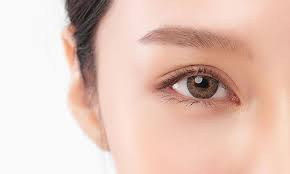
#> input picture yayawin/media/eye.jpg, 290 x 174 px, found by its file name
$ python test2.py
#> lines starting #> are read from the running program, lines starting #| are printed output that depends on the picture; after the words box and inside, x2 and y2 are one past the last pixel; in counts of white or black regions, pixels touching at a corner belong together
import cv2
import numpy as np

def empty(v):
    pass
img = cv2.imread('./eye.jpg')
#> img is the input picture: shape (174, 290, 3); mean B, G, R 187, 198.6, 228.2

hsv = cv2.cvtColor(img, cv2.COLOR_BGR2HSV)
#> hsv: shape (174, 290, 3); mean H, S, V 9.7, 49.1, 228.2


cv2.namedWindow('TrackBar')
cv2.resizeWindow('TrackBar', 640, 320)

cv2.createTrackbar('Hue Min', 'TrackBar', 0, 179, empty)
#> slider 'Hue Min' is set to 35
cv2.createTrackbar('Hue Max', 'TrackBar', 179, 179, empty)
cv2.createTrackbar('Sat Min', 'TrackBar', 0, 255, empty)
#> slider 'Sat Min' is set to 51
cv2.createTrackbar('Sat Max', 'TrackBar', 255, 255, empty)
cv2.createTrackbar('Val Min', 'TrackBar', 0, 255, empty)
#> slider 'Val Min' is set to 51
cv2.createTrackbar('Val Max', 'TrackBar', 255, 255, empty)


# hsv = cv2.cvtColor(img, cv2.COLOR_BGR2HSV)
while True:
    h_min = cv2.getTrackbarPos('Hue Min', 'TrackBar')
    h_max = cv2.getTrackbarPos('Hue Max', 'TrackBar')
    s_min = cv2.getTrackbarPos('Sat Min', 'TrackBar')
    s_max = cv2.getTrackbarPos('Sat Max', 'TrackBar')
    v_min = cv2.getTrackbarPos('Val Min', 'TrackBar')
    v_max = cv2.getTrackbarPos('Val Max', 'TrackBar')
    print(h_min, h_max, s_min, s_max, v_min, v_max)

    lower = np.array([h_min, s_min, v_min])
    upper = np.array([h_max, s_max, v_max])

    mask = cv2.inRange(hsv, lower, upper)
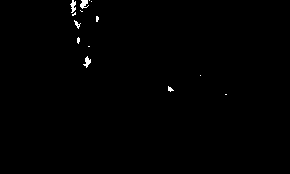
#> mask: shape (174, 290); 0.47% white; 14 white regions (9 under 20 px), largest, box (x1, y1, x2, y2) and area: (80, 0, 89, 9) 51, (70, 0, 76, 13) 46, (83, 56, 91, 68) 46, (74, 20, 81, 29) 25, (168, 86, 174, 92) 20
    result = cv2.bitwise_and(img, img, mask=mask)

    cv2.imshow('img', img)
    cv2.imshow('hsv', hsv)
    cv2.imshow('mask', mask)
    cv2.imshow('reslut', result)
    cv2.waitKey(1)

cv2.imshow('img', img)
cv2.imshow('hsv', hsv)
cv2.waitKey(0)
# [25 lines of commented-out code are left out]

$ run again, with yayawin/media/twice.jpg copied over yayawin/media/eye.jpg
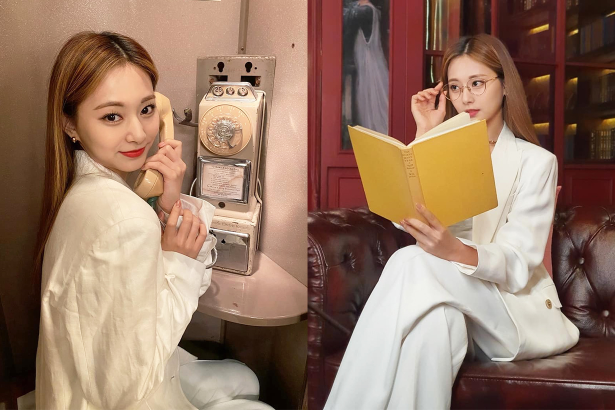
#> input picture yayawin/media/twice.jpg, 1230 x 820 px, found by its file name (shown at 1/2 size)
#> img is the input picture: shape (820, 1230, 3); mean B, G, R 100.7, 119.7, 150.3
#> hsv: shape (820, 1230, 3); mean H, S, V 25.9, 103.3, 150.4
#> `mask = cv2.inRange(hsv, lower, upper)`:
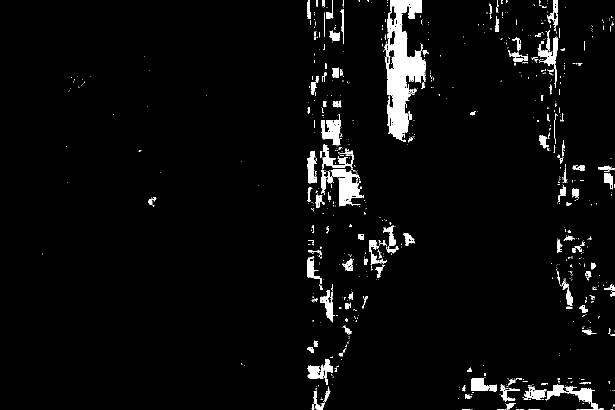
#> mask: shape (820, 1230) (shown at 1/2 size); 3.7% white; 871 white regions (717 under 20 px), largest, box (x1, y1, x2, y2) and area: (769, 25, 851, 284) 9634, (665, 338, 728, 413) 2292, (1090, 769, 1196, 820) 1560
#> `result = cv2.bitwise_and(img, img, mask=mask)`:
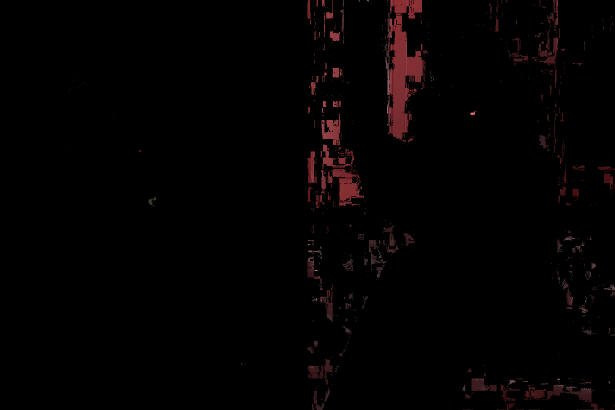
#> result: shape (820, 1230, 3) (shown at 1/2 size); mean B, G, R 1.6, 1.5, 3.7
